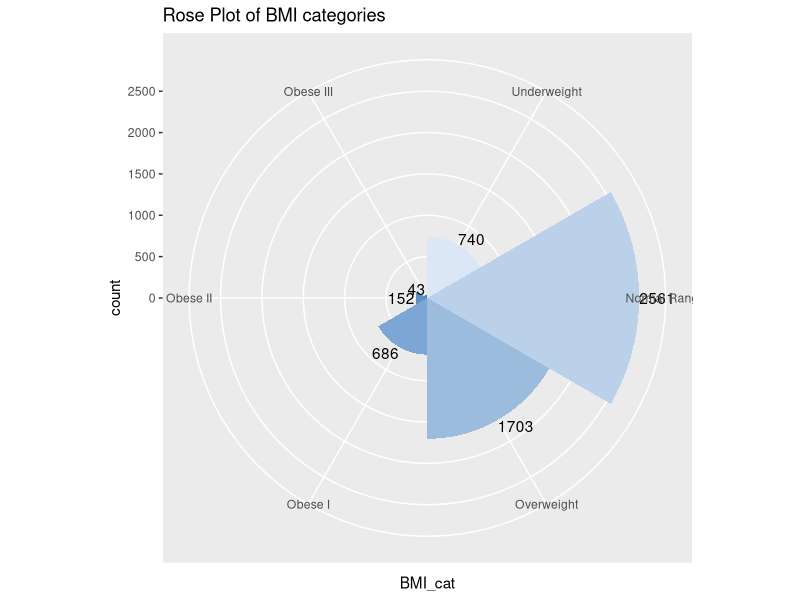

R code for this plot:
library(ggplot2)

data1<-read.csv("data/BMX_clean.csv")

f<-factor(data1$BMI_cat,ordered=T,levels=c("Underweight","Normal Range","Overweight","Obese I","Obese II","Obese III"))
data1<-data.frame(data1[,1:14],BMI_cat=f)

p<-ggplot(data1,aes(x=BMI_cat)) +
    geom_bar(width=1,fill=c("#DBE7F4","#BBD1E9","#9CBCDE","#7CA6D3","#5E90C7","#427BB8")) +
    coord_polar(theta="x",start=0) +
    geom_text(aes(label=after_stat(count)),stat="count",vjust="outward",hjust="outward",colour="black",show.legend=T) +
    labs(title="Rose Plot of BMI categories")
ggsave("plot/1-roseplot.png",p)